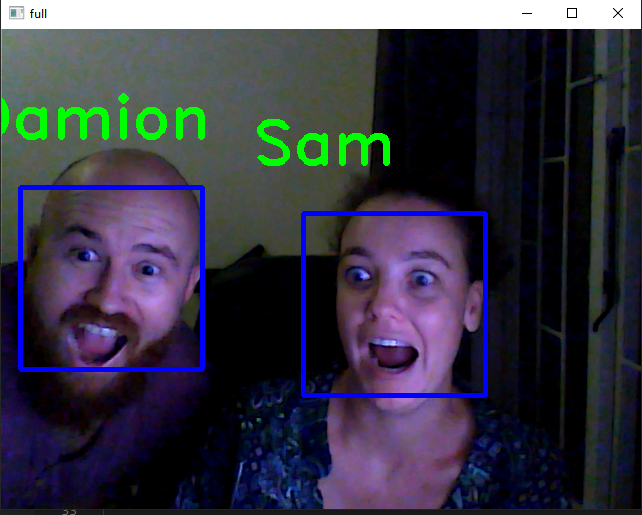
#> input picture Ice1.PNG, 642 x 515 px, given in place of the camera
$ python facedetect.py
#> lines starting #> are read from the running program, lines starting #| are printed output that depends on the picture
### ID_Faces/npwriter.py
import pandas as pd
import numpy as np
import os.path

f_name = "face_data.csv"

# storing the data into a csv file
def write(name, data):

	if os.path.isfile(f_name):

		df = pd.read_csv(f_name, index_col = 0)

		latest = pd.DataFrame(data, columns = map(str, range(10000)))
		latest["name"] = name

		df = pd.concat((df, latest), ignore_index = True, sort = False)

	else:

		# Providing range only because the data
		# here is already flattened for when
		# it was store in f_list
		df = pd.DataFrame(data, columns = map(str, range(10000)))
		df["name"] = name

	df.to_csv(f_name)

### ID_Faces/facedetect.py
# this file is used to detect face
# and then store the data of the face
import cv2
import numpy as np

# import the file where data is
# stored in a csv file format
import npwriter

name = input("Enter your name: ")
#> the answer given: ../Ice1.PNG

# this is used to access the web-cam
# in order to capture frames
cap = cv2.VideoCapture(0)

classifier = cv2.CascadeClassifier(cv2.data.haarcascades + "haarcascade_frontalface_default.xml")

# this is class used to detect the faces as provided
# with a haarcascade_frontalface_default.xml file as data
f_list = []

while True:
	ret, frame = cap.read()
#> frame is the input picture: shape (515, 642, 3); mean B, G, R 69.7, 55.4, 56.1

	# converting the image into gray
	# scale as it is easy for detection
	gray = cv2.cvtColor(frame, cv2.COLOR_BGR2GRAY)
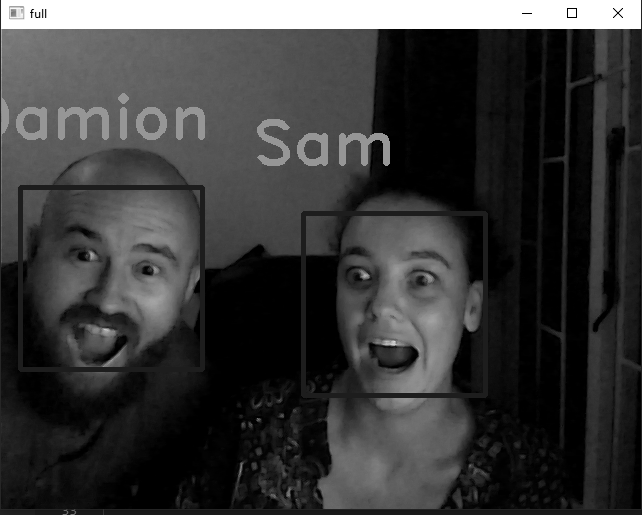
#> gray: shape (515, 642); min 0, max 255, mean 57.2

	# detect multiscale, detects the face and its coordinates
	faces = classifier.detectMultiScale(gray, 1.5, 5)
#> faces = [[308, 216, 182, 182]]

	# this is used to detect the face which
	# is closest to the web-cam on the first position
	faces = sorted(faces, key = lambda x: x[2]*x[3],
									reverse = True)

	# only the first detected face is used
	faces = faces[:1]

	# len(faces) is the number of
	# faces showing in a frame
	if len(faces) == 1:
		# this is removing from tuple format
		face = faces[0]
#> face = [308, 216, 182, 182]

		# storing the coordinates of the
		# face in different variables
		x, y, w, h = face
#> x = 308; y = 216; w = 182; h = 182

		# this is will show the face
		# that is being detected
		im_face = frame[y:y + h, x:x + w]
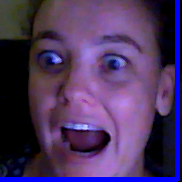
#> im_face: shape (182, 182, 3); mean B, G, R 96.5, 52.4, 75.5

		cv2.imshow("face", im_face)


	if not ret:
		continue

	cv2.imshow("full", frame)

	key = cv2.waitKey(1)
#> (key q is pressed here)

	# this will break the execution of the program
	# on pressing 'q' and will click the frame on pressing 'c'
	if key & 0xFF == ord('q'):
		break
	elif key & 0xFF == ord('c'):
		if len(faces) == 1:
			gray_face = cv2.cvtColor(im_face, cv2.COLOR_BGR2GRAY)
			gray_face = cv2.resize(gray_face, (100, 100))
			print(len(f_list), type(gray_face), gray_face.shape)

			# this will append the face's coordinates in f_list
			f_list.append(gray_face.reshape(-1))
		else:
			print("face not found")

		# this will store the data for detected
		# face 10 times in order to increase accuracy
		if len(f_list) == 10:
			break

# declared in npwriter
npwriter.write(name, np.array(f_list))
#> (reads ID_Faces/face_data.csv from the repository)
#> (the run stopped early here; a loop or call above may not have finished)
